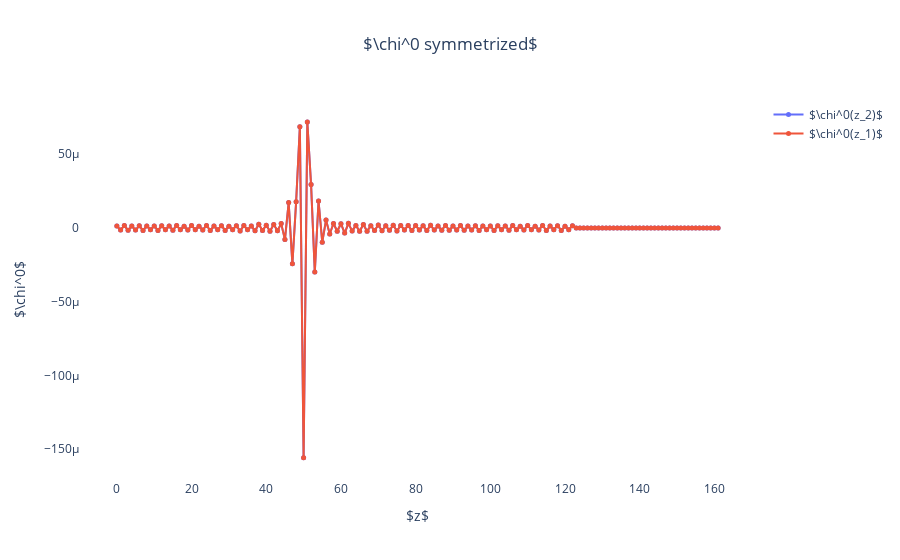

Here is the notebook cell this chart was saved with:
### Code cell
fig = go.Figure()
X = np.linspace(0, nx, nx, endpoint = False)
xtitle = r'$z$'
z =50
a = 0
fig.add_trace(go.Scatter(x = X, y = np.real(chi0[z, :]), name = r'$\chi^0(z_2)$', mode = "lines+markers",marker=dict(
            size=5,
        ),))
fig.add_trace(go.Scatter(x = X, y = np.real(chi0[:, z]), name = r'$\chi^0(z_1)$', mode = "lines+markers",marker=dict(
            size=5,
        ),))
fig.update_layout(title_text = r'$\chi^0 symmetrized$', title_x=0.5,xaxis_title= xtitle,
        yaxis_title = r'$\chi^0$',paper_bgcolor='rgba(0,0,0,0)', plot_bgcolor='rgba(0,0,0,0)',)
    #fig.show(dpi = 300)


fig.show()

### Figure 1 — Plotly figure (JSON) as saved in the notebook; plotly's stock layout.template omitted (floating-point values rounded to 4 significant figures; data arrays with more than 128 entries replaced by an {"elided": "..."} marker saying what was removed)
{"data": [{"marker": {"size": 5}, "mode": "lines+markers", "name": "$\\chi^0(z_2)$", "type": "scatter", "x": {"elided": "162 int values"}, "y": {"elided": "162 float values"}}, {"marker": {"size": 5}, "mode": "lines+markers", "name": "$\\chi^0(z_1)$", "type": "scatter", "x": {"elided": "162 int values"}, "y": {"elided": "162 float values"}}], "layout": {"paper_bgcolor": "rgba(0,0,0,0)", "plot_bgcolor": "rgba(0,0,0,0)", "title": {"text": "$\\chi^0 symmetrized$", "x": 0.5}, "xaxis": {"title": {"text": "$z$"}}, "yaxis": {"title": {"text": "$\\chi^0$"}}}}
